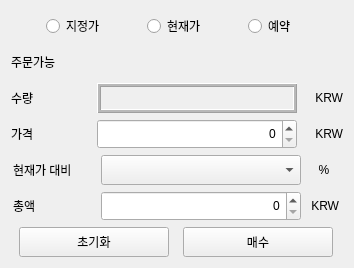
           <widget class="QWidget" name="tab_5">
            <attribute name="title">
             <string>매도</string>
            </attribute>
            <layout class="QVBoxLayout" name="verticalLayout_3">
             <item>
              <layout class="QHBoxLayout" name="horizontalLayout_22">
               <item>
                <widget class="QRadioButton" name="radioButton_4">
                 <property name="minimumSize">
                  <size>
                   <width>60</width>
                   <height>30</height>
                  </size>
                 </property>
                 <property name="maximumSize">
                  <size>
                   <width>60</width>
                   <height>30</height>
                  </size>
                 </property>
                 <property name="text">
                  <string>지정가</string>
                 </property>
                </widget>
               </item>
               <item>
                <widget class="QRadioButton" name="radioButton_5">
                 <property name="minimumSize">
                  <size>
                   <width>60</width>
                   <height>30</height>
                  </size>
                 </property>
                 <property name="maximumSize">
                  <size>
                   <width>60</width>
                   <height>30</height>
                  </size>
                 </property>
                 <property name="text">
                  <string>현재가</string>
                 </property>
                </widget>
               </item>
               <item>
                <widget class="QRadioButton" name="radioButton_6">
                 <property name="minimumSize">
                  <size>
                   <width>60</width>
                   <height>30</height>
                  </size>
                 </property>
                 <property name="maximumSize">
                  <size>
                   <width>60</width>
                   <height>30</height>
                  </size>
                 </property>
                 <property name="text">
                  <string>예약</string>
                 </property>
                </widget>
               </item>
              </layout>
             </item>
             <item>
              <widget class="QLabel" name="label_29">
               <property name="minimumSize">
                <size>
                 <width>80</width>
                 <height>30</height>
                </size>
               </property>
               <property name="maximumSize">
                <size>
                 <width>80</width>
                 <height>30</height>
                </size>
               </property>
               <property name="text">
                <string>주문가능</string>
               </property>
               <property name="alignment">
                <set>Qt::AlignLeading|Qt::AlignLeft|Qt::AlignVCenter</set>
               </property>
              </widget>
             </item>
             <item>
              <layout class="QHBoxLayout" name="horizontalLayout_18">
               <item>
                <widget class="QLabel" name="label_25">
                 <property name="minimumSize">
                  <size>
                   <width>80</width>
                   <height>30</height>
                  </size>
                 </property>
                 <property name="maximumSize">
                  <size>
                   <width>80</width>
                   <height>30</height>
                  </size>
                 </property>
                 <property name="text">
                  <string>수량</string>
                 </property>
                 <property name="alignment">
                  <set>Qt::AlignLeading|Qt::AlignLeft|Qt::AlignVCenter</set>
                 </property>
                </widget>
               </item>
               <item>
                <widget class="QLabel" name="label_KRW_2">
                 <property name="minimumSize">
                  <size>
                   <width>200</width>
                   <height>30</height>
                  </size>
                 </property>
                 <property name="maximumSize">
                  <size>
                   <width>200</width>
                   <height>30</height>
                  </size>
                 </property>
                 <property name="frameShape">
                  <enum>QFrame::Box</enum>
                 </property>
                 <property name="frameShadow">
                  <enum>QFrame::Raised</enum>
                 </property>
                 <property name="lineWidth">
                  <number>1</number>
                 </property>
                 <property name="midLineWidth">
                  <number>2</number>
                 </property>
                 <property name="text">
                  <string/>
                 </property>
                 <property name="alignment">
                  <set>Qt::AlignRight|Qt::AlignTrailing|Qt::AlignVCenter</set>
                 </property>
                </widget>
               </item>
               <item>
                <widget class="QLabel" name="label_26">
                 <property name="minimumSize">
                  <size>
                   <width>40</width>
                   <height>30</height>
                  </size>
                 </property>
                 <property name="maximumSize">
                  <size>
                   <width>40</width>
                   <height>30</height>
                  </size>
                 </property>
                 <property name="text">
                  <string>KRW</string>
                 </property>
                 <property name="alignment">
                  <set>Qt::AlignRight|Qt::AlignTrailing|Qt::AlignVCenter</set>
                 </property>
                </widget>
               </item>
              </layout>
             </item>
             <item>
              <layout class="QHBoxLayout" name="horizontalLayout_17">
               <item>
                <widget class="QLabel" name="label_23">
                 <property name="minimumSize">
                  <size>
                   <width>80</width>
                   <height>30</height>
                  </size>
                 </property>
                 <property name="maximumSize">
                  <size>
                   <width>80</width>
                   <height>30</height>
                  </size>
                 </property>
                 <property name="text">
                  <string>가격</string>
                 </property>
                 <property name="alignment">
                  <set>Qt::AlignLeading|Qt::AlignLeft|Qt::AlignVCenter</set>
                 </property>
                </widget>
               </item>
               <item>
                <widget class="QSpinBox" name="spinBox_5">
                 <property name="minimumSize">
                  <size>
                   <width>200</width>
                   <height>30</height>
                  </size>
                 </property>
                 <property name="maximumSize">
                  <size>
                   <width>200</width>
                   <height>30</height>
                  </size>
                 </property>
                 <property name="alignment">
                  <set>Qt::AlignRight|Qt::AlignTrailing|Qt::AlignVCenter</set>
                 </property>
                </widget>
               </item>
               <item>
                <widget class="QLabel" name="label_24">
                 <property name="minimumSize">
                  <size>
                   <width>40</width>
                   <height>30</height>
                  </size>
                 </property>
                 <property name="maximumSize">
                  <size>
                   <width>40</width>
                   <height>30</height>
                  </size>
                 </property>
                 <property name="text">
                  <string>KRW</string>
                 </property>
                 <property name="alignment">
                  <set>Qt::AlignRight|Qt::AlignTrailing|Qt::AlignVCenter</set>
                 </property>
                </widget>
               </item>
              </layout>
             </item>
             <item>
              <layout class="QHBoxLayout" name="horizontalLayout_14">
               <item>
                <widget class="QLabel" name="label_18">
                 <property name="minimumSize">
                  <size>
                   <width>80</width>
                   <height>30</height>
                  </size>
                 </property>
                 <property name="maximumSize">
                  <size>
                   <width>80</width>
                   <height>30</height>
                  </size>
                 </property>
                 <property name="text">
                  <string>현재가 대비</string>
                 </property>
                </widget>
               </item>
               <item>
                <widget class="QComboBox" name="comboBox_2">
                 <property name="minimumSize">
                  <size>
                   <width>200</width>
                   <height>30</height>
                  </size>
                 </property>
                 <property name="maximumSize">
                  <size>
                   <width>200</width>
                   <height>30</height>
                  </size>
                 </property>
                </widget>
               </item>
               <item>
                <widget class="QLabel" name="label_12">
                 <property name="minimumSize">
                  <size>
                   <width>30</width>
                   <height>30</height>
                  </size>
                 </property>
                 <property name="maximumSize">
                  <size>
                   <width>30</width>
                   <height>30</height>
                  </size>
                 </property>
                 <property name="text">
                  <string>%</string>
                 </property>
                 <property name="alignment">
                  <set>Qt::AlignCenter</set>
                 </property>
                </widget>
               </item>
              </layout>
             </item>
             <item>
              <layout class="QHBoxLayout" name="horizontalLayout_15">
               <item>
                <widget class="QLabel" name="label_19">
                 <property name="minimumSize">
                  <size>
                   <width>80</width>
                   <height>30</height>
                  </size>
                 </property>
                 <property name="maximumSize">
                  <size>
                   <width>80</width>
                   <height>30</height>
                  </size>
                 </property>
                 <property name="tabletTracking">
                  <bool>false</bool>
                 </property>
                 <property name="text">
                  <string>총액</string>
                 </property>
                 <property name="alignment">
                  <set>Qt::AlignLeading|Qt::AlignLeft|Qt::AlignVCenter</set>
                 </property>
                </widget>
               </item>
               <item>
                <widget class="QSpinBox" name="spinBox_4">
                 <property name="minimumSize">
                  <size>
                   <width>200</width>
                   <height>30</height>
                  </size>
                 </property>
                 <property name="maximumSize">
                  <size>
                   <width>200</width>
                   <height>30</height>
                  </size>
                 </property>
                 <property name="alignment">
                  <set>Qt::AlignRight|Qt::AlignTrailing|Qt::AlignVCenter</set>
                 </property>
                </widget>
               </item>
               <item>
                <widget class="QLabel" name="label_20">
                 <property name="minimumSize">
                  <size>
                   <width>30</width>
                   <height>30</height>
                  </size>
                 </property>
                 <property name="maximumSize">
                  <size>
                   <width>30</width>
                   <height>30</height>
                  </size>
                 </property>
                 <property name="text">
                  <string>KRW</string>
                 </property>
                 <property name="alignment">
                  <set>Qt::AlignRight|Qt::AlignTrailing|Qt::AlignVCenter</set>
                 </property>
                </widget>
               </item>
              </layout>
             </item>
             <item>
              <layout class="QHBoxLayout" name="horizontalLayout_19">
               <item>
                <widget class="QPushButton" name="pushButton_3">
                 <property name="minimumSize">
                  <size>
                   <width>150</width>
                   <height>30</height>
                  </size>
                 </property>
                 <property name="maximumSize">
                  <size>
                   <width>150</width>
                   <height>30</height>
                  </size>
                 </property>
                 <property name="text">
                  <string>초기화</string>
                 </property>
                </widget>
               </item>
               <item>
                <widget class="QPushButton" name="pushButton_4">
                 <property name="minimumSize">
                  <size>
                   <width>150</width>
                   <height>30</height>
                  </size>
                 </property>
                 <property name="maximumSize">
                  <size>
                   <width>150</width>
                   <height>30</height>
                  </size>
                 </property>
                 <property name="text">
                  <string>매수</string>
                 </property>
                </widget>
               </item>
              </layout>
             </item>
            </layout>
           </widget>
